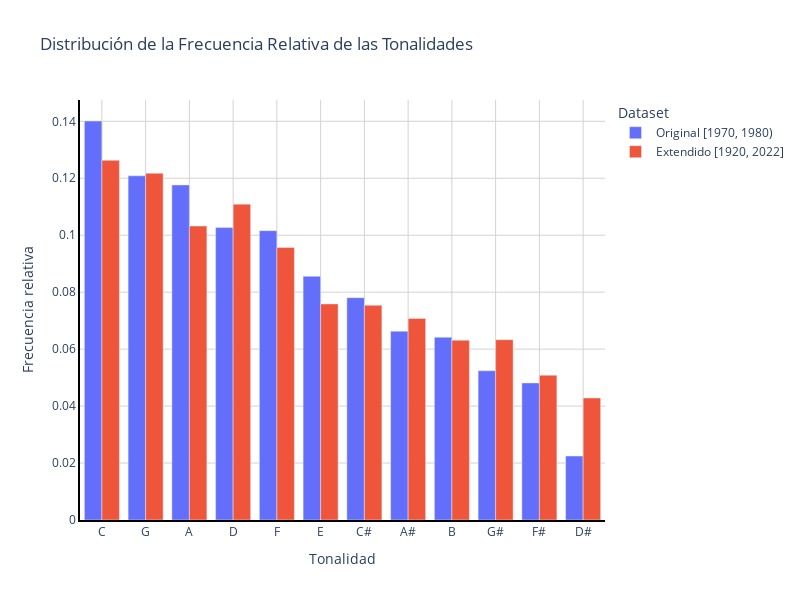

Source (notebook cell):
### Markdown cell above
Se realizó un gráfico de la frecuencia relativa de cada nota para determinar cuáles son aquellas más frecuentes. Además, se consideró interesante determinar si la frecuencia relativa de las tonalidades en los 70's es representativa del último siglo. Por consiguiente, se graficó, además, junto a la frecuencia relativa de cada tonalidad en los 70's, su frecuencia relativa en el último siglo, sacando provecho, para ello, del *dataset* extendido:

### Code cell
# Obtención de la frecuencia relativa de las tonalidades en el dataset original.

key_dataset = modified_dataset.copy()

notas_original = key_dataset["Key"].value_counts()

notas_original = notas_original.astype("float64")

notas_original = notas_original.rename(index=equivalencia_notas)

total_original = key_dataset.shape[0]

# Obtención de la frecuencia relativa de las tonalidades en el dataset extendido.

key_dataset_extendido = sp.copy()

notas_extendido = key_dataset_extendido["key"].value_counts()

notas_extendido = notas_extendido.astype("float64")

notas_extendido = notas_extendido.rename(index=equivalencia_notas)

total_extendido = key_dataset_extendido.shape[0]

# Crear de un dataset combinado.
combined = pd.DataFrame({'Original [1970, 1980)': notas_original, 'Extendido [1920, 2022]': notas_extendido})

# Normalización de las frecuencias relativas
combined['Original [1970, 1980)'] = combined['Original [1970, 1980)'] / total_original
combined['Extendido [1920, 2022]'] = combined['Extendido [1920, 2022]'] / total_extendido

# Ordenamiento de las frecuencias relativas de acuerdo al dataset original.
combined = combined.sort_values(by='Original [1970, 1980)', ascending=False)

# Creación de un gráfico de barras.
fig = px.bar(
        combined, 
        x=combined.index, 
        y=['Original [1970, 1980)', 'Extendido [1920, 2022]'],
        labels={
        'value': 'Frecuencia relativa',
        'variable': 'Dataset',
        'index': 'Tonalidad',
        },
        title='Distribución de la Frecuencia Relativa de las Tonalidades',
        barmode='group',
        width=800,
        height=600
)

configurar_fondo(fig)

# Mostrar el gráfico
fig.show()

### Figure 1 — Plotly figure (JSON) as saved in the notebook; plotly's stock layout.template omitted (floating-point values rounded to 4 significant figures)
{"data": [{"alignmentgroup": "True", "hovertemplate": "Dataset=Original [1970, 1980)<br>Tonalidad=%{x}<br>Frecuencia relativa=%{y}<extra></extra>", "legendgroup": "Original [1970, 1980)", "marker": {"color": "#636efa", "pattern": {"shape": ""}}, "name": "Original [1970, 1980)", "offsetgroup": "Original [1970, 1980)", "orientation": "v", "showlegend": true, "textposition": "auto", "type": "bar", "x": ["C", "G", "A", "D", "F", "E", "C#", "A#", "B", "G#", "F#", "D#"], "xaxis": "x", "y": [0.1401, 0.1209, 0.1176, 0.1027, 0.1016, 0.08556, 0.07807, 0.06631, 0.06417, 0.05241, 0.04813, 0.02246], "yaxis": "y"}, {"alignmentgroup": "True", "hovertemplate": "Dataset=Extendido [1920, 2022]<br>Tonalidad=%{x}<br>Frecuencia relativa=%{y}<extra></extra>", "legendgroup": "Extendido [1920, 2022]", "marker": {"color": "#EF553B", "pattern": {"shape": ""}}, "name": "Extendido [1920, 2022]", "offsetgroup": "Extendido [1920, 2022]", "orientation": "v", "showlegend": true, "textposition": "auto", "type": "bar", "x": ["C", "G", "A", "D", "F", "E", "C#", "A#", "B", "G#", "F#", "D#"], "xaxis": "x", "y": [0.1263, 0.1217, 0.1032, 0.1109, 0.09567, 0.07587, 0.0754, 0.07078, 0.06314, 0.0633, 0.05083, 0.04284], "yaxis": "y"}], "layout": {"barmode": "group", "height": 600, "legend": {"title": {"text": "Dataset"}, "tracegroupgap": 0}, "plot_bgcolor": "white", "title": {"text": "Distribución de la Frecuencia Relativa de las Tonalidades"}, "width": 800, "xaxis": {"anchor": "y", "domain": [0, 1], "gridcolor": "lightgray", "linecolor": "black", "linewidth": 2, "showline": true, "title": {"text": "Tonalidad"}}, "yaxis": {"anchor": "x", "domain": [0, 1], "gridcolor": "lightgray", "linecolor": "black", "linewidth": 2, "showline": true, "title": {"text": "Frecuencia relativa"}}}}
